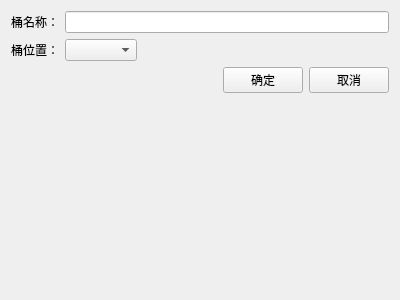
<?xml version="1.0" encoding="UTF-8"?>
<ui version="4.0">
 <class>CreateBucketDialog</class>
 <widget class="QWidget" name="CreateBucketDialog">
  <property name="geometry">
   <rect>
    <x>0</x>
    <y>0</y>
    <width>400</width>
    <height>300</height>
   </rect>
  </property>
  <property name="windowTitle">
   <string>Form</string>
  </property>
  <layout class="QFormLayout" name="formLayout">
   <item row="0" column="0">
    <widget class="QLabel" name="labelName">
     <property name="text">
      <string>桶名称：</string>
     </property>
    </widget>
   </item>
   <item row="0" column="1">
    <widget class="QLineEdit" name="lineName"/>
   </item>
   <item row="1" column="0" colspan="2">
    <layout class="QHBoxLayout" name="horizontalLayout_2">
     <item>
      <widget class="QLabel" name="labelLocation">
       <property name="text">
        <string>桶位置：</string>
       </property>
      </widget>
     </item>
     <item>
      <widget class="QComboBox" name="comboBoxLocation"/>
     </item>
     <item>
      <spacer name="horizontalSpacer_2">
       <property name="orientation">
        <enum>Qt::Horizontal</enum>
       </property>
       <property name="sizeHint" stdset="0">
        <size>
         <width>40</width>
         <height>20</height>
        </size>
       </property>
      </spacer>
     </item>
    </layout>
   </item>
   <item row="2" column="0" colspan="2">
    <layout class="QHBoxLayout" name="horizontalLayout">
     <item>
      <spacer name="horizontalSpacer">
       <property name="orientation">
        <enum>Qt::Horizontal</enum>
       </property>
       <property name="sizeHint" stdset="0">
        <size>
         <width>40</width>
         <height>20</height>
        </size>
       </property>
      </spacer>
     </item>
     <item>
      <widget class="PushButton" name="btnOK">
       <property name="text">
        <string>确定</string>
       </property>
      </widget>
     </item>
     <item>
      <widget class="PushButton" name="btnCancel">
       <property name="text">
        <string>取消</string>
       </property>
      </widget>
     </item>
    </layout>
   </item>
  </layout>
 </widget>
 <customwidgets>
  <customwidget>
   <class>PushButton</class>
   <extends>QPushButton</extends>
   <header>src/fend/uicommon/pushbutton.h</header>
  </customwidget>
 </customwidgets>
 <resources/>
 <connections/>
</ui>
